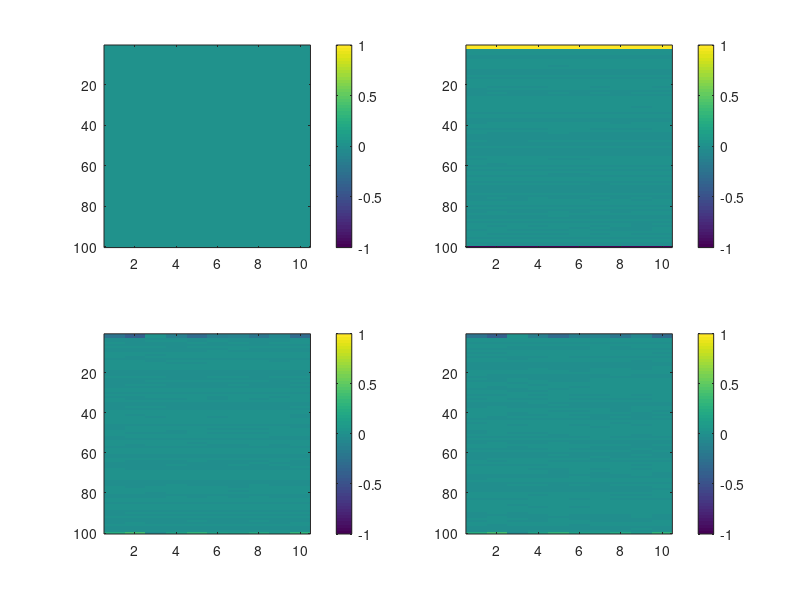

Recreate this plot in MATLAB.
n = 1000;
p = 100;
D = 10;


X = rand(n,p);
X(:,end) = X(:,1)+X(:,2);

beta = rand(p,D);

Y = X*beta;

%% Solve with OLS
beta0 = (X'*X)^-1*X'*Y;

subplot(2,2,1);
imagesc(beta-beta);
set(gca,'clim',[-1 1]);
colorbar
subplot(2,2,2);
imagesc(beta0-beta);
set(gca,'clim',[-1 1]);
colorbar

%% Use SVD
[U,S,V] = svds(X,p-1);
X1 = U*S;
beta1_pc = (X1'*X1)^-1*X1'*Y;
beta1 = V*beta1_pc;
subplot(2,2,3);
imagesc(beta1-beta);
set(gca,'clim',[-1 1]);
colorbar

%% Use PCA
[U1,S1,V1] = svd(X);
X1 = U1(:,1:p-1) * S1(1:p-1,1:p-1);
beta1_pc = (X1'*X1)^-1*X1'*Y;
beta1 = V1(:,1:p-1) * beta1_pc;
subplot(2,2,4);
imagesc(beta1-beta);
set(gca,'clim',[-1 1]);
colorbar

